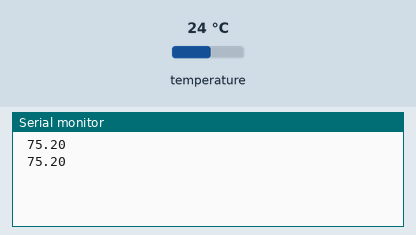
The sketch below on a simulated Arduino Uno, built with avr-gcc and run on an emulated ATmega328P. Shown: the last lines printed to the serial monitor. Inputs (shaded band) come from the test bench; at power-on: temperature 24 °C.

Above: at 3.3 s.
3.4 s: temperature set to 12 °C
At 5.5 s:
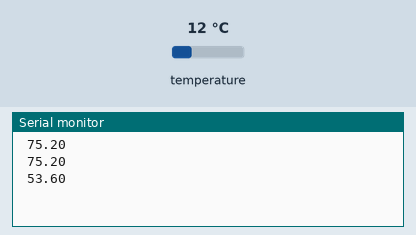
5.9 s: temperature set to 19 °C
At 7.0 s:
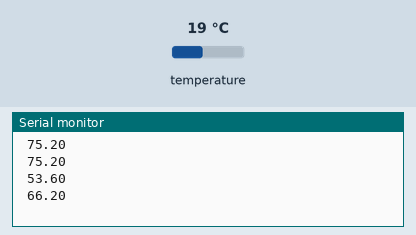
Timing chart, 0 to 8.9 s (numbered marks = the images above; inputs shaded):
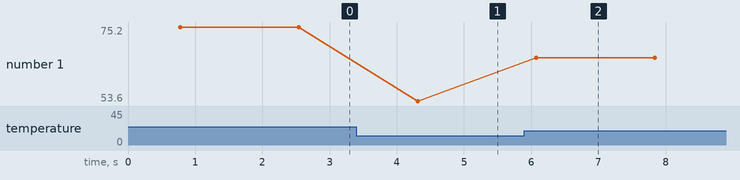

Measured:
- after the input at 3.4 s, the serial monitor: prints a new line after 0.91 s (image 1)
- after the input at 5.9 s, the serial monitor: prints a new line after 0.17 s (image 2)
- plotted number 1: 75.2 → 53.6 after the input at 3.4 s, 53.6 → 66.2 after the input at 5.9 s

The sketch:

multi-sensor.ino
```cpp
#include <OneWire.h>
#include <DallasTemperature.h>

// Data wire is plugged into digital pin 5 on the Arduino
#define ONE_WIRE_BUS 5

// Setup a oneWire instance to communicate with any OneWire device
OneWire oneWire(ONE_WIRE_BUS);

// Pass oneWire reference to DallasTemperature library
DallasTemperature sensors(&oneWire);

int deviceCount = 0;
float tempC;

void setup(void)
{
  sensors.begin();  // Start up the library
  Serial.begin(9600);

  // locate devices on the bus
//  Serial.print("Locating devices...");
//  Serial.print("Found ");
  deviceCount = sensors.getDeviceCount();
//  Serial.print(deviceCount, DEC);
//  Serial.println(" devices.");
 // Serial.println("");
}

void loop(void)
{
  // Send command to all the sensors for temperature conversion
  sensors.requestTemperatures();

  // Display temperature from each sensor
  for (int i = 0;  i < deviceCount;  i++)
  {
//    Serial.print("Sensor ");
//    Serial.print(i+1);
//    Serial.print(" : ");
    tempC = sensors.getTempCByIndex(i);
//    Serial.print(tempC);
    //Serial.print((char)176);//shows degrees character
    Serial.print(" ");
    Serial.print(DallasTemperature::toFahrenheit(tempC));
   // Serial.print((char)176);//shows degrees character
//    Serial.println("F");
  }

  Serial.println("");
  delay(1000);
}
```
